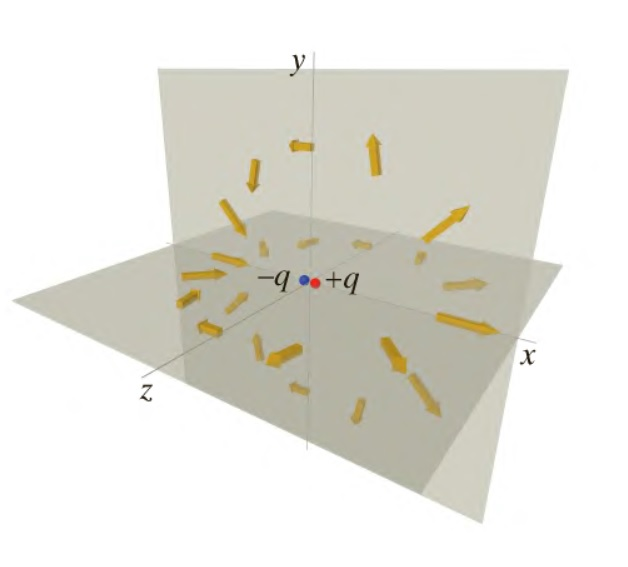
#> input picture P01/latex_files/images/dipole.jpg, 628 x 567 px
$ python Watermarking.py
#> lines starting #> are read from the running program, lines starting #| are printed output that depends on the picture
import numpy as np
from PIL import Image

logo_addr=input("Enter watermark path: ")
#> the answer given: ../images/dipole.jpg
base_path=input("Enter base image path: ")
#> the answer given: ../images/lsb_DECODE.jpg
out_path=input("Enter output image path: ")
#> the answer given: out.png

logo = Image.open(logo_addr, 'r').resize((50,50))
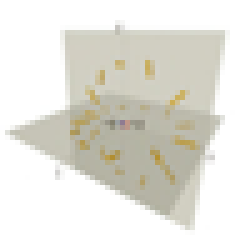
#> logo: PIL image 50x50 RGB (shown 5 times larger); mean R, G, B 229.3, 228, 220.7
l_width, l_height = logo.size
#> l_width = 50; l_height = 50
base_img=Image.open(base_path, 'r')
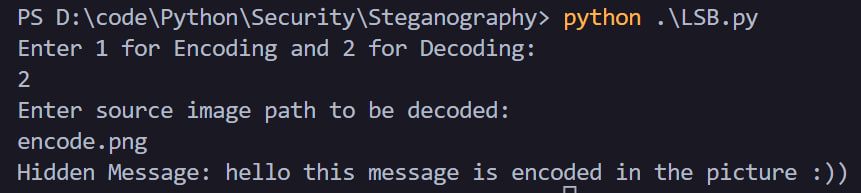
#> input picture P01/latex_files/images/lsb_DECODE.jpg, 861 x 193 px
#> base_img is the input picture: PIL image 861x193 RGB; mean R, G, B 37.4, 36, 47.2
b_width, b_height = base_img.size
#> b_width = 861; b_height = 193
out_img=base_img.copy()
out_img.paste(logo,(5,5))
out_img.save(out_path)
print("Watermark added successfully")
